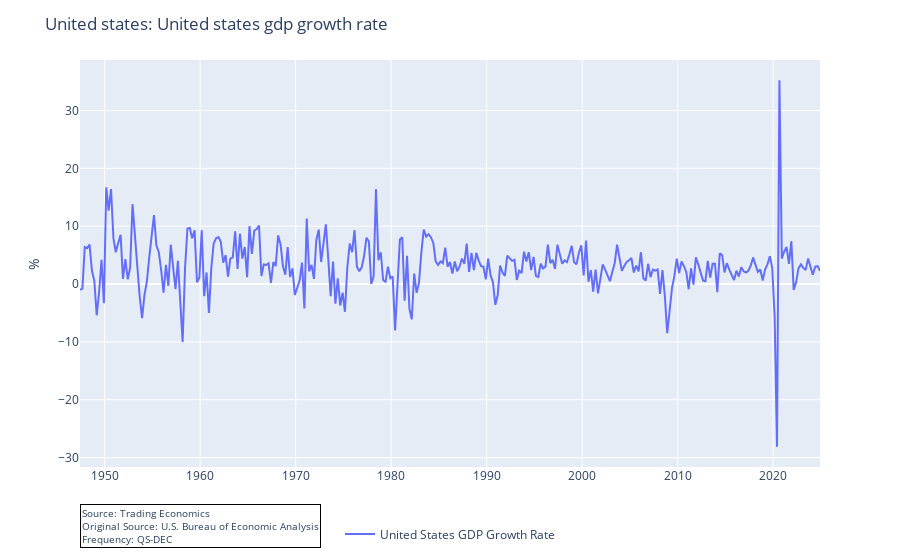

The cell this chart's notebook holds for it:
### Code cell
scraped.plot_series()   #Plotting the series

### Figure 1 — Plotly figure (JSON) as saved in the notebook; plotly's stock layout.template omitted (floating-point values rounded to 4 significant figures; data arrays with more than 128 entries replaced by an {"elided": "..."} marker saying what was removed)
{"data": [{"hovertemplate": "variable=United States GDP Growth Rate<br>date=%{x}<br>value=%{y}<extra></extra>", "legendgroup": "United States GDP Growth Rate", "line": {"color": "#636efa", "dash": "solid"}, "marker": {"symbol": "circle"}, "mode": "lines", "name": "United States GDP Growth Rate", "orientation": "v", "showlegend": true, "type": "scatter", "x": {"elided": "311 str values"}, "xaxis": "x", "y": {"elided": "311 float values"}, "yaxis": "y"}], "layout": {"annotations": [{"align": "left", "bgcolor": "rgba(255, 255, 255, 0.8)", "bordercolor": "black", "borderwidth": 1, "font": {"size": 10}, "showarrow": false, "text": "Source: Trading Economics<br>Original Source: U.S. Bureau of Economic Analysis<br>Frequency: QS-DEC<br>", "x": 0, "xanchor": "left", "xref": "paper", "y": -0.2, "yanchor": "bottom", "yref": "paper"}], "legend": {"orientation": "h", "title": {"text": ""}, "tracegroupgap": 0, "x": 0.5, "xanchor": "center", "y": -0.2, "yanchor": "bottom"}, "margin": {"t": 60}, "title": {"text": "United states: United states gdp growth rate"}, "xaxis": {"anchor": "y", "domain": [0, 1], "title": {"text": ""}}, "yaxis": {"anchor": "x", "domain": [0, 1], "title": {"text": "%"}}}}
